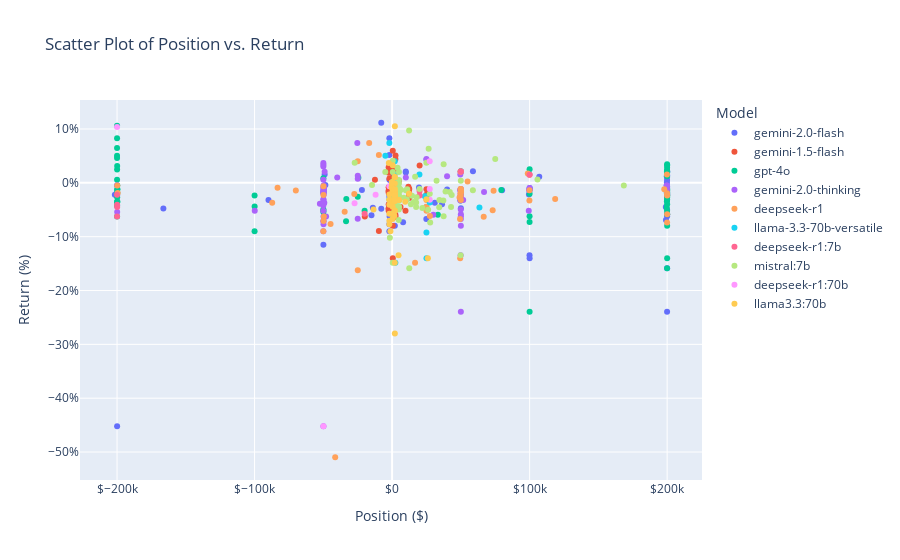

Source (notebook cell):
### Code cell
df["return_percent"] = df["return"] * 100  # Convert decimal to percentage

# Create scatter plot
fig = px.scatter(
    df, 
    x="position", 
    y="return_percent", 
    color="model", 
    hover_data=["position", "return_percent"], 
    labels={"position": "Position ($)", "return_percent": "Return (%)"}, 
    title="Scatter Plot of Position vs. Return"
)

# Format axes
fig.update_layout(
    xaxis=dict(tickprefix="$", title="Position ($)"),
    yaxis=dict(ticksuffix="%", title="Return (%)"),
    legend_title="Model"
)

# Show plot
fig.show()
